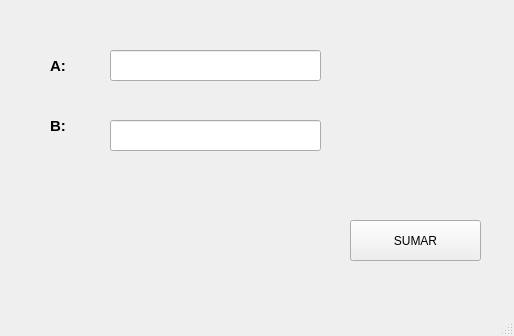
<?xml version="1.0" encoding="UTF-8"?>
<ui version="4.0">
 <class>MainWindow</class>
 <widget class="QMainWindow" name="MainWindow">
  <property name="geometry">
   <rect>
    <x>0</x>
    <y>0</y>
    <width>514</width>
    <height>336</height>
   </rect>
  </property>
  <property name="windowTitle">
   <string>MainWindow</string>
  </property>
  <widget class="QWidget" name="centralwidget">
   <widget class="QLineEdit" name="txt_B">
    <property name="geometry">
     <rect>
      <x>110</x>
      <y>120</y>
      <width>211</width>
      <height>31</height>
     </rect>
    </property>
   </widget>
   <widget class="QLineEdit" name="txt_A">
    <property name="geometry">
     <rect>
      <x>110</x>
      <y>50</y>
      <width>211</width>
      <height>31</height>
     </rect>
    </property>
   </widget>
   <widget class="QLabel" name="label_2">
    <property name="geometry">
     <rect>
      <x>50</x>
      <y>40</y>
      <width>71</width>
      <height>51</height>
     </rect>
    </property>
    <property name="font">
     <font>
      <pointsize>11</pointsize>
      <weight>75</weight>
      <bold>true</bold>
     </font>
    </property>
    <property name="text">
     <string>A:</string>
    </property>
   </widget>
   <widget class="QLabel" name="label_4">
    <property name="geometry">
     <rect>
      <x>50</x>
      <y>100</y>
      <width>71</width>
      <height>51</height>
     </rect>
    </property>
    <property name="font">
     <font>
      <pointsize>11</pointsize>
      <weight>75</weight>
      <bold>true</bold>
     </font>
    </property>
    <property name="text">
     <string>B:</string>
    </property>
   </widget>
   <widget class="QPushButton" name="btn_sumar">
    <property name="geometry">
     <rect>
      <x>350</x>
      <y>220</y>
      <width>131</width>
      <height>41</height>
     </rect>
    </property>
    <property name="text">
     <string>SUMAR</string>
    </property>
   </widget>
  </widget>
  <widget class="QMenuBar" name="menubar">
   <property name="geometry">
    <rect>
     <x>0</x>
     <y>0</y>
     <width>514</width>
     <height>18</height>
    </rect>
   </property>
  </widget>
  <widget class="QStatusBar" name="statusbar"/>
 </widget>
 <resources/>
 <connections/>
</ui>
